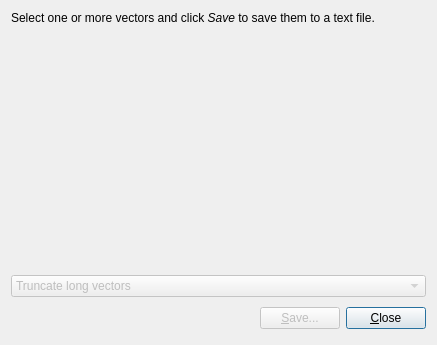
<?xml version="1.0" encoding="UTF-8"?>
<ui version="4.0">
 <class>VectorSaveDialog</class>
 <widget class="QDialog" name="VectorSaveDialog">
  <property name="geometry">
   <rect>
    <x>0</x>
    <y>0</y>
    <width>437</width>
    <height>345</height>
   </rect>
  </property>
  <property name="windowTitle">
   <string>Save Vectors to Disk</string>
  </property>
  <layout class="QGridLayout">
   <property name="margin">
    <number>11</number>
   </property>
   <property name="spacing">
    <number>6</number>
   </property>
   <item row="1" column="0" colspan="3">
    <widget class="Q3ListBox" name="_vectorList">
     <property name="selectionMode">
      <enum>Q3ListBox::Extended</enum>
     </property>
    </widget>
   </item>
   <item row="0" column="0" colspan="3">
    <widget class="QLabel" name="textLabel1">
     <property name="text">
      <string>Select one or more vectors and click &lt;i&gt;Save&lt;/i&gt; to save them to a text file.</string>
     </property>
     <property name="textFormat">
      <enum>Qt::RichText</enum>
     </property>
     <property name="scaledContents">
      <bool>true</bool>
     </property>
     <property name="alignment">
      <set>Qt::AlignTop</set>
     </property>
     <property name="wordWrap">
      <bool>true</bool>
     </property>
    </widget>
   </item>
   <item row="3" column="2">
    <widget class="QPushButton" name="pushButton2">
     <property name="text">
      <string>&amp;Close</string>
     </property>
    </widget>
   </item>
   <item row="3" column="0">
    <spacer name="spacer1">
     <property name="orientation">
      <enum>Qt::Horizontal</enum>
     </property>
     <property name="sizeType">
      <enum>QSizePolicy::Expanding</enum>
     </property>
     <property name="sizeHint" stdset="0">
      <size>
       <width>252</width>
       <height>31</height>
      </size>
     </property>
    </spacer>
   </item>
   <item row="3" column="1">
    <widget class="QPushButton" name="_saveButton">
     <property name="enabled">
      <bool>false</bool>
     </property>
     <property name="text">
      <string>&amp;Save...</string>
     </property>
    </widget>
   </item>
   <item row="2" column="0" colspan="3">
    <widget class="QComboBox" name="_multiOptions">
     <property name="enabled">
      <bool>false</bool>
     </property>
     <item>
      <property name="text">
       <string>Truncate long vectors</string>
      </property>
     </item>
     <item>
      <property name="text">
       <string>Interpolate short vectors</string>
      </property>
     </item>
     <item>
      <property name="text">
       <string>Save in separate files</string>
      </property>
     </item>
    </widget>
   </item>
  </layout>
 </widget>
 <layoutdefault spacing="6" margin="11"/>
 <pixmapfunction>qPixmapFromMimeSource</pixmapfunction>
 <customwidgets>
  <customwidget>
   <class>Q3Frame</class>
   <extends>QFrame</extends>
   <header>Qt3Support/Q3Frame</header>
   <container>1</container>
  </customwidget>
  <customwidget>
   <class>Q3ListBox</class>
   <extends>Q3Frame</extends>
   <header>q3listbox.h</header>
  </customwidget>
 </customwidgets>
 <tabstops>
  <tabstop>_vectorList</tabstop>
  <tabstop>_multiOptions</tabstop>
  <tabstop>_saveButton</tabstop>
  <tabstop>pushButton2</tabstop>
 </tabstops>
 <includes>
  <include location="local">qcombobox.h</include>
 </includes>
 <resources/>
 <connections/>
</ui>
